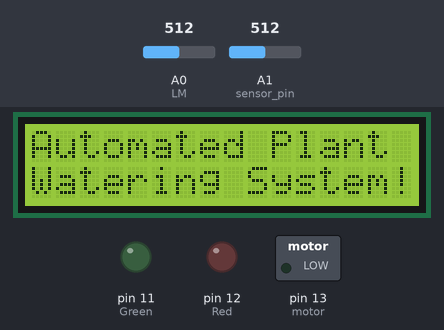
A sketch run on a simulated Arduino Uno, built with avr-gcc and run on an emulated ATmega328P. On the bench: 16×2 character LCD, switched loads named in the sketch (green lamp = pin HIGH), output pins drawn as LEDs (lit = HIGH). Inputs (shaded band) come from the test bench; at power-on: A1 (sensor_pin) = 512, A0 (LM) = 512.

Above: at 0.1 s.
At 2.1 s:
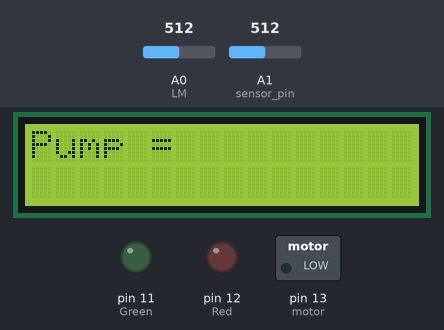
At 4.2 s:
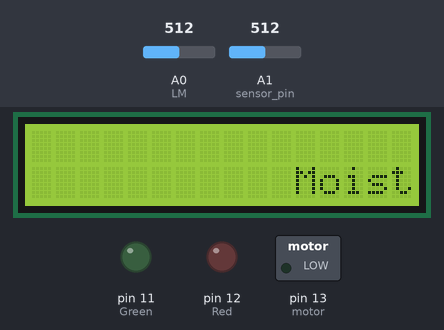
4.3 s: A1 (sensor_pin) set to 0
Timing chart, 0 to 7.3 s (numbered marks = the images above; inputs shaded):
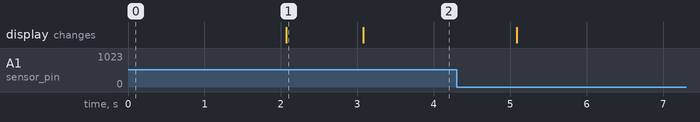

The sketch:

BeautifulGarden.ino.ino
```cpp
#include <LiquidCrystal.h>  //управление на LCD дисплея

// дефиниране на пинове
const int sensor_pin = A1;  //сензор за влажност
const int LM = A0; // светлинен сензор
 const int motor = 13; //  мотор
 const int Red = 12; //  светодиод за червено
 const int Green = 11; // светодиод за зелено

 LiquidCrystal lcd(2, 3, 4, 5, 6, 7);

void setup() {
 Serial.begin(9600);
lcd.begin(16, 2); //настройки на пиновете на LCD дисплея
lcd.print("Automated Plant");
lcd.setCursor(0,1); //настройки на пиновете на LCD дисплея
lcd.print("Watering System!");
 pinMode(motor, OUTPUT);
pinMode(Red, OUTPUT);
pinMode(Green, OUTPUT);
 delay(2000);
 lcd.clear();
 lcd.print("Pump = ");
 delay(1000);
lcd.clear();
}
 void loop() {
 int value = analogRead(LM);
lcd.setCursor(6,0);
lcd.setCursor(11,1);
 float moisture_percentage;
 int sensor_analog;
sensor_analog = analogRead(sensor_pin);
 moisture_percentage = ( 100 - ( (sensor_analog/1023.00) * 100 ) );  // изчисляване на процент влажност
 lcd.print("Moisture Percentage = ");
lcd.print(moisture_percentage);
lcd.print("%\n\n"); delay(1000);
 }
```

Measured:
- what the display in image 1 shows lasts 1.0 s, from 2.1 s to 3.1 s
